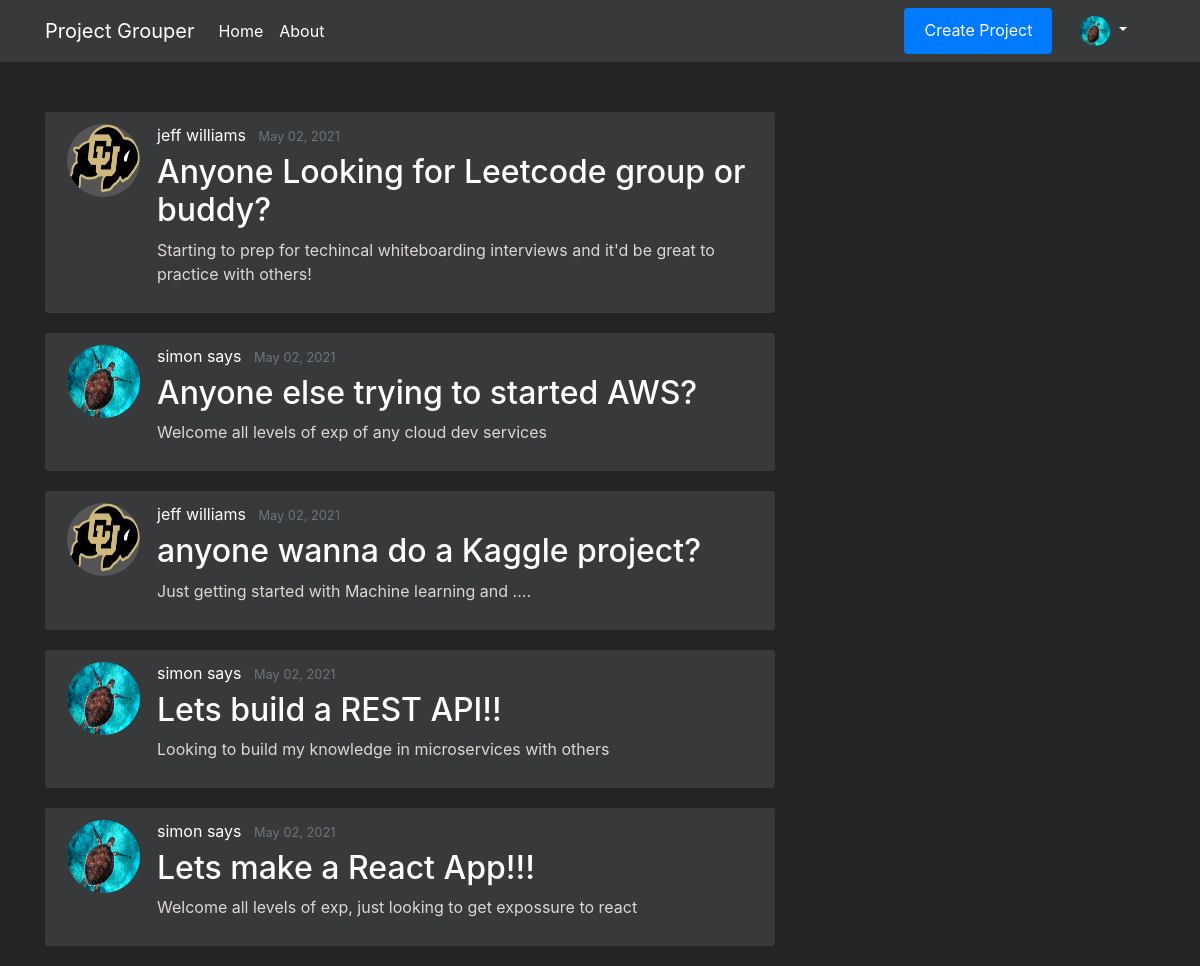
The app's page /home (signed in) with its own data.
### flaskapp/models.py (models this page shows, shortened)
class Users(db.Model, UserMixin):
    __tablename__ = 'user'
    id = db.Column(db.Integer, primary_key=True, nullable=False)
    first_name = db.Column(db.String(20), nullable=False)
    last_name = db.Column(db.String(20), nullable=False)
    email = db.Column(db.String(50), unique=True, nullable=False)
    password = db.Column(db.String(20), nullable=False)
    profile_image = db.Column(db.String(20), nullable=False, default="Portrait_Placeholder.png")
    date_joined = db.Column(db.DateTime, nullable=False, default=datetime.utcnow)
    is_moderator = db.Column(db.Boolean, default=False, nullable=False)
    languages = db.relationship('Languages', secondary=UserLanguages, lazy='subquery', backref="get_users")
    careers = db.relationship('Careers', secondary=UserCareers, lazy='subquery', backref="get_users")

class Projects(db.Model):
    __tablename__ = 'project'
    id = db.Column(db.Integer, primary_key=True, nullable=False)
    name = db.Column(db.String(250), unique=True, nullable=False)
    desc = db.Column(db.String(500), unique=False, nullable=False)
    creation_timestamp = db.Column(db.DateTime, nullable=False, default=datetime.utcnow)
    start_date = db.Column(db.DateTime, nullable=True, default=datetime.utcnow)
    target_end_date = db.Column(db.DateTime, nullable=True, default=datetime.utcnow)
    owner_id = db.Column(db.Integer, db.ForeignKey('user.id'), nullable=False, default=1)
    owner = db.relationship("Users", foreign_keys=owner_id, backref="owned_projects", uselist=False)
    members = db.relationship('Users', secondary=UserProjects, lazy='subquery', backref="get_projects")
    languages = db.relationship('Languages', secondary=ProjectLanguages, lazy='subquery', backref="get_projects")
    careers = db.relationship('Careers', secondary=ProjectCareers, lazy='subquery', backref="get_projects")

### flaskapp/main/routes.py (the view)
@main.route('/')
@main.route('/home')
def home():
    projects = Projects.query.all()
    projects = sorted(projects, key=lambda x: x.creation_timestamp, reverse=True)
    for project in projects:
        print(project.creation_timestamp)
    return render_template('home.html', projects=projects)

### flaskapp/models.py (called while the page is built)
@login_manager.user_loader
def load_user(user_id):
    return Users.query.get(int(user_id))

### flaskapp/templates/home.html
{% extends "layout.html" %}
{% block content %}
    {% for project in projects %}
        <article class="media content-section">
            <img class="rounded-circle article-img" src="{{ url_for('static', filename='profile_pics/' + project.owner.profile_image) }}">
            <div class="media-body">
                <div class="article-metadata">
                    <a class="mr-2" href="#">{{ project.owner.first_name }} {{ project.owner.last_name }}</a>
                    <small class="text-muted">{{ project.creation_timestamp.strftime('%B %d, %Y') }}</small>
                </div>
                <h2><a class="article-title" href="{{ url_for('projects.project', project_id=project.id) }}">{{ project.name }}</a></h2>
                <p class="article-content">{{ project.desc }}</p>
            </div>
            </article>
    {% endfor %}
{% endblock content %}

### flaskapp/templates/layout.html (shortened to what this page needs)
<!DOCTYPE html>
<html lang="en">
<head>
    <link rel="stylesheet" href="https://maxcdn.bootstrapcdn.com/bootstrap/4.0.0/css/bootstrap.min.css">
    <link rel="stylesheet" type="text/css" href="{{ url_for('static', filename='/main.css') }}">
</head>
<body>
    <header class="site-header">
        <nav class="navbar navbar-expand-md navbar-dark bg-steel fixed-top">
            <div class="container">
                <a class="navbar-brand" href="/"> Project Grouper </a>
                <div class="collapse navbar-collapse" id="navbarToggle">
                    <div class="navbar-nav mr-auto">
                        <a class="nav-item nav-link" href="{{ url_for('main.home') }}">Home</a>
                        <a class="nav-item nav-link" href="{{ url_for('main.about') }}">About</a>
                    </div>
                    <div class="navbar-nav">
                        {% if current_user.is_authenticated %}
                            <a class="btn btn-primary btn-sml" href="{{ url_for('projects.new_project') }}">Create Project</a>
                            <li class="nav-item dropdown">
                                <a class="nav-link dropdown-toggle" href="#" id="navbarDropdownMenuLink" role="button" data-toggle="dropdown" aria-haspopup="true" aria-expanded="false">
                                    <img src="{{ url_for('static', filename='profile_pics/' + current_user.profile_image) }}" width="30" height="30" class="rounded-circle">
                                </a>
                        {% else %}
                            <a class="nav-item nav-link" href="{{ url_for('users.login') }}">Login</a>
                            <a class="nav-item nav-link" href="{{ url_for('users.register') }}">Register</a>
                        {% endif %}
                    </div>
                </div>
            </div>
        </nav>
    </header>
    <main role="main" class="container">
      <div class="row">
        <div class="col-md-8">
          {% block content %}
          {% endblock %}
        </div>
      </div>
    </main>
</body>
</html>

### flaskapp/static/main.css (style rules this page uses)
.btn-primary { border: none; color: #ffffff; padding: 10px 20px; cursor: pointer; }
.navbar-nav > li { padding-left:20px; padding-right:20px; }
body { background: #252424; color: #e0d5d5; margin-top: 7rem; }
h1, h2, h3, h4, h5, h6 { color: #ffffff; }
.mr-2 { color: #ffffff; }
.bg-steel { background-color: #38393a; }
.site-header .navbar-nav .nav-link { color: #ffffff; }
.content-section { background: #38393a; padding: 10px 20px; border: 1px solid #38393a; border-radius: 3px; margin-bottom: 20px; }
.article-title { color: #ffffff; }
.article-content { white-space: pre-line; }
.article-img { height: 75px; width: 75px; margin-right: 16px; border: 1px solid #38393a; background:#555555; }
.article-metadata { padding-bottom: 1px; margin-bottom: 4px; border-bottom: 1px solid #38393a; }

### records on screen
Users: profile_image (placeholder picture)
Projects: profile_image (picture), owner.first_name "jeff", owner.last_name "williams", creation_timestamp "May 02, 2021", name "Anyone Looking for Leetcode group or buddy?", desc "Starting to prep for techincal whiteboarding interviews and it'd be great to practice with others!"
Projects: profile_image (placeholder picture), owner.first_name "simon", owner.last_name "says", creation_timestamp "May 02, 2021", name "Anyone else trying to started AWS?", desc "Welcome all levels of exp of any cloud dev services"
Projects: profile_image (picture), owner.first_name "jeff", owner.last_name "williams", creation_timestamp "May 02, 2021", name "anyone wanna do a Kaggle project?", desc "Just getting started with Machine learning and ...."
Projects: profile_image (placeholder picture), owner.first_name "simon", owner.last_name "says", creation_timestamp "May 02, 2021", name "Lets build a REST API!!", desc "Looking to build my knowledge in microservices with others"
Projects: profile_image (placeholder picture), owner.first_name "simon", owner.last_name "says", creation_timestamp "May 02, 2021", name "Lets make a React App!!!", desc "Welcome all levels of exp, just looking to get expossure to react"
